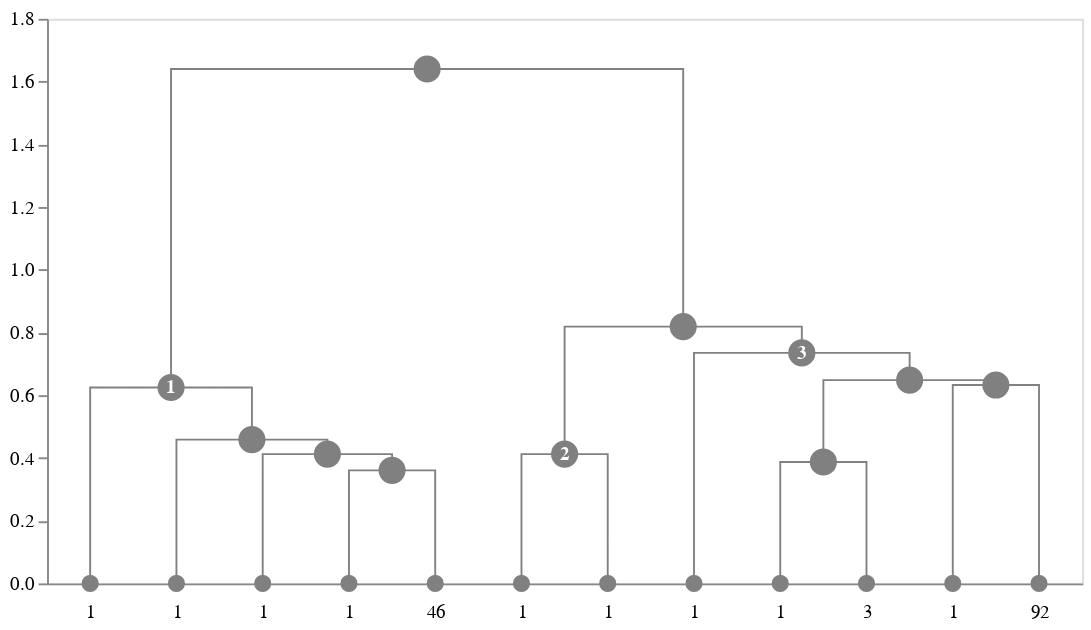

The notebook cell saved with this chart:
### Markdown cell above
### Monochrome dendrograms

Note that nodes are still colored using the default `link_color_func` parameter, so if you want to have a completely single-colored dendrogram version, you need to change that, too.

### Code cell
@dataclass
class MonochromeNode(ClusterNode):
    labelcolor: str = 'white'
    edgecolor: str = 'grey'
    fillcolor: str = 'grey'

idd = idendrogram.idendrogram(node_factory=lambda x:  MonochromeNode(**x))
idd.set_cluster_info(cl_data)

# make nodes black-ish otherwise
grey_painter = lambda _, __: "grey"

#create a dendrogram object
dendrogram = idd.create_dendrogram(link_color_func=grey_painter)
to_altair(dendrogram=dendrogram, height=200, width=629)

### Figure 1 — Vega-Lite specification as saved in the notebook (floating-point values rounded to 4 significant figures)
{"layer": [{"data": {"name": "data-c36887fbc29cf1768abae6b7222cd55f"}, "mark": "line", "encoding": {"color": {"field": "fillcolor", "legend": null, "scale": null, "type": "nominal"}, "detail": {"field": "index", "type": "quantitative"}, "order": {"field": "_order_helper", "type": "quantitative"}, "strokeDash": {"field": "strokedash", "legend": null, "scale": null, "type": "nominal"}, "strokeOpacity": {"field": "strokeopacity", "legend": null, "scale": null, "type": "quantitative"}, "strokeWidth": {"field": "strokewidth", "legend": null, "scale": null, "type": "quantitative"}, "x": {"axis": {"grid": false, "labelAngle": 0, "labelExpr": "datum.value == 5.0 ? '1' : datum.value == 15.0 ? '1' : datum.value == 25.0 ? '1' : datum.value == 35.0 ? '1' : datum.value == 45.0 ? '46' : datum.value == 55.0 ? '1' : datum.value == 65.0 ? '1' : datum.value == 75.0 ? '1' : datum.value == 85.0 ? '1' : datum.value == 95.0 ? '3' : datum.value == 105.0 ? '1' : datum.value == 115.0 ? '92' : ''", "labelPadding": 10, "orient": "bottom", "ticks": false, "values": [5.0, 15.0, 25.0, 35.0, 45.0, 55.0, 65.0, 75.0, 85.0, 95.0, 105.0, 115.0]}, "field": "x", "title": null, "type": "quantitative"}, "y": {"axis": {"grid": false}, "field": "y", "scale": {"reverse": false, "type": "linear"}, "title": null, "type": "quantitative"}}}, {"layer": [{"layer": [{"mark": "point", "encoding": {"fill": {"field": "fillcolor", "scale": null, "type": "nominal"}, "opacity": {"field": "opacity", "scale": null, "type": "quantitative"}, "size": {"field": "size", "scale": null, "type": "quantitative"}, "stroke": {"field": "edgecolor", "scale": null, "type": "nominal"}, "tooltip": {"field": "hovertext", "type": "nominal"}, "x": {"axis": {"grid": false, "labelAngle": 0, "labelExpr": "datum.value == 5.0 ? '1' : datum.value == 15.0 ? '1' : datum.value == 25.0 ? '1' : datum.value == 35.0 ? '1' : datum.value == 45.0 ? '46' : datum.value == 55.0 ? '1' : datum.value == 65.0 ? '1' : datum.value == 75.0 ? '1' : datum.value == 85.0 ? '1' : datum.value == 95.0 ? '3' : datum.value == 105.0 ? '1' : datum.value == 115.0 ? '92' : ''", "labelPadding": 10, "orient": "bottom", "ticks": false, "values": [5.0, 15.0, 25.0, 35.0, 45.0, 55.0, 65.0, 75.0, 85.0, 95.0, 105.0, 115.0]}, "field": "x", "title": null, "type": "quantitative"}, "y": {"axis": {"grid": false}, "field": "y", "scale": {"reverse": false, "type": "linear"}, "title": null, "type": "quantitative"}}}, {"mark": {"type": "text", "fontWeight": "bold"}, "encoding": {"color": {"field": "labelcolor", "scale": null, "type": "nominal"}, "size": {"field": "labelsize", "scale": null, "type": "quantitative"}, "text": {"field": "label", "type": "nominal"}, "tooltip": {"field": "hovertext", "type": "nominal"}, "x": {"axis": {"grid": false, "labelAngle": 0, "labelExpr": "datum.value == 5.0 ? '1' : datum.value == 15.0 ? '1' : datum.value == 25.0 ? '1' : datum.value == 35.0 ? '1' : datum.value == 45.0 ? '46' : datum.value == 55.0 ? '1' : datum.value == 65.0 ? '1' : datum.value == 75.0 ? '1' : datum.value == 85.0 ? '1' : datum.value == 95.0 ? '3' : datum.value == 105.0 ? '1' : datum.value == 115.0 ? '92' : ''", "labelPadding": 10, "orient": "bottom", "ticks": false, "values": [5.0, 15.0, 25.0, 35.0, 45.0, 55.0, 65.0, 75.0, 85.0, 95.0, 105.0, 115.0]}, "field": "x", "title": null, "type": "quantitative"}, "y": {"axis": {"grid": false}, "field": "y", "scale": {"reverse": false, "type": "linear"}, "title": null, "type": "quantitative"}}}]}], "data": {"name": "data-59002f5a5b93c0ab407ccc94240a90ca"}}], "height": 300, "width": 550, "$schema": "https://vega.github.io/schema/vega-lite/v4.17.0.json", "datasets": {"data-c36887fbc29cf1768abae6b7222cd55f": [{"index": 0, "x": 35.0, "y": 0.0, "fillcolor": "grey", "id": 269, "children_id": [15, 263], "cluster_id": null, "strokewidth": 1.0, "strokedash": [1, 0], "strokeopacity": 1.0, "_order_helper": 0}, {"index": 0, "x": 35.0, "y": 0.3606, "fillcolor": "grey", "id": 269, "children_id": [15, 263], "cluster_id": null, "strokewidth": 1.0, "strokedash": [1, 0], "strokeopacity": 1.0, "_order_helper": 1}, {"index": 0, "x": 45.0, "y": 0.3606, "fillcolor": "grey", "id": 269, "children_id": [15, 263], "cluster_id": null, "strokewidth": 1.0, "strokedash": [1, 0], "strokeopacity": 1.0, "_order_helper": 2}, {"index": 0, "x": 45.0, "y": 0.0, "fillcolor": "grey", "id": 269, "children_id": [15, 263], "cluster_id": null, "strokewidth": 1.0, "strokedash": [1, 0], "strokeopacity": 1.0, "_order_helper": 3}, {"index": 1, "x": 25.0, "y": 0.0, "fillcolor": "grey", "id": 278, "children_id": [14, 269], "cluster_id": null, "strokewidth": 1.0, "strokedash": [1, 0], "strokeopacity": 1.0, "_order_helper": 0}, {"index": 1, "x": 25.0, "y": 0.4123, "fillcolor": "grey", "id": 278, "children_id": [14, 269], "cluster_id": null, "strokewidth": 1.0, "strokedash": [1, 0], "strokeopacity": 1.0, "_order_helper": 1}, {"index": 1, "x": 40.0, "y": 0.4123, "fillcolor": "grey", "id": 278, "children_id": [14, 269], "cluster_id": null, "strokewidth": 1.0, "strokedash": [1, 0], "strokeopacity": 1.0, "_order_helper": 2}, {"index": 1, "x": 40.0, "y": 0.3606, "fillcolor": "grey", "id": 278, "children_id": [14, 269], "cluster_id": null, "strokewidth": 1.0, "strokedash": [1, 0], "strokeopacity": 1.0, "_order_helper": 3}, {"index": 2, "x": 15.0, "y": 0.0, "fillcolor": "grey", "id": 285, "children_id": [22, 278], "cluster_id": null, "strokewidth": 1.0, "strokedash": [1, 0], "strokeopacity": 1.0, "_order_helper": 0}, {"index": 2, "x": 15.0, "y": 0.4583, "fillcolor": "grey", "id": 285, "children_id": [22, 278], "cluster_id": null, "strokewidth": 1.0, "strokedash": [1, 0], "strokeopacity": 1.0, "_order_helper": 1}, {"index": 2, "x": 32.5, "y": 0.4583, "fillcolor": "grey", "id": 285, "children_id": [22, 278], "cluster_id": null, "strokewidth": 1.0, "strokedash": [1, 0], "strokeopacity": 1.0, "_order_helper": 2}, {"index": 2, "x": 32.5, "y": 0.4123, "fillcolor": "grey", "id": 285, "children_id": [22, 278], "cluster_id": null, "strokewidth": 1.0, "strokedash": [1, 0], "strokeopacity": 1.0, "_order_helper": 3}, {"index": 3, "x": 5.0, "y": 0.0, "fillcolor": "grey", "id": 293, "children_id": [41, 285], "cluster_id": 1.0, "strokewidth": 1.0, "strokedash": [1, 0], "strokeopacity": 1.0, "_order_helper": 0}, {"index": 3, "x": 5.0, "y": 0.6245, "fillcolor": "grey", "id": 293, "children_id": [41, 285], "cluster_id": 1.0, "strokewidth": 1.0, "strokedash": [1, 0], "strokeopacity": 1.0, "_order_helper": 1}, {"index": 3, "x": 23.75, "y": 0.6245, "fillcolor": "grey", "id": 293, "children_id": [41, 285], "cluster_id": 1.0, "strokewidth": 1.0, "strokedash": [1, 0], "strokeopacity": 1.0, "_order_helper": 2}, {"index": 3, "x": 23.75, "y": 0.4583, "fillcolor": "grey", "id": 293, "children_id": [41, 285], "cluster_id": 1.0, "strokewidth": 1.0, "strokedash": [1, 0], "strokeopacity": 1.0, "_order_helper": 3}, {"index": 4, "x": 55.0, "y": 0.0, "fillcolor": "grey", "id": 279, "children_id": [117, 131], "cluster_id": 2.0, "strokewidth": 1.0, "strokedash": [1, 0], "strokeopacity": 1.0, "_order_helper": 0}, {"index": 4, "x": 55.0, "y": 0.4123, "fillcolor": "grey", "id": 279, "children_id": [117, 131], "cluster_id": 2.0, "strokewidth": 1.0, "strokedash": [1, 0], "strokeopacity": 1.0, "_order_helper": 1}, {"index": 4, "x": 65.0, "y": 0.4123, "fillcolor": "grey", "id": 279, "children_id": [117, 131], "cluster_id": 2.0, "strokewidth": 1.0, "strokedash": [1, 0], "strokeopacity": 1.0, "_order_helper": 2}, {"index": 4, "x": 65.0, "y": 0.0, "fillcolor": "grey", "id": 279, "children_id": [117, 131], "cluster_id": 2.0, "strokewidth": 1.0, "strokedash": [1, 0], "strokeopacity": 1.0, "_order_helper": 3}, {"index": 5, "x": 85.0, "y": 0.0, "fillcolor": "grey", "id": 273, "children_id": [98, 265], "cluster_id": null, "strokewidth": 1.0, "strokedash": [1, 0], "strokeopacity": 1.0, "_order_helper": 0}, {"index": 5, "x": 85.0, "y": 0.3873, "fillcolor": "grey", "id": 273, "children_id": [98, 265], "cluster_id": null, "strokewidth": 1.0, "strokedash": [1, 0], "strokeopacity": 1.0, "_order_helper": 1}, {"index": 5, "x": 95.0, "y": 0.3873, "fillcolor": "grey", "id": 273, "children_id": [98, 265], "cluster_id": null, "strokewidth": 1.0, "strokedash": [1, 0], "strokeopacity": 1.0, "_order_helper": 2}, {"index": 5, "x": 95.0, "y": 0.0, "fillcolor": "grey", "id": 273, "children_id": [98, 265], "cluster_id": null, "strokewidth": 1.0, "strokedash": [1, 0], "strokeopacity": 1.0, "_order_helper": 3}, {"index": 6, "x": 105.0, "y": 0.0, "fillcolor": "grey", "id": 294, "children_id": [109, 292], "cluster_id": null, "strokewidth": 1.0, "strokedash": [1, 0], "strokeopacity": 1.0, "_order_helper": 0}, {"index": 6, "x": 105.0, "y": 0.6325, "fillcolor": "grey", "id": 294, "children_id": [109, 292], "cluster_id": null, "strokewidth": 1.0, "strokedash": [1, 0], "strokeopacity": 1.0, "_order_helper": 1}, {"index": 6, "x": 115.0, "y": 0.6325, "fillcolor": "grey", "id": 294, "children_id": [109, 292], "cluster_id": null, "strokewidth": 1.0, "strokedash": [1, 0], "strokeopacity": 1.0, "_order_helper": 2}, {"index": 6, "x": 115.0, "y": 0.0, "fillcolor": "grey", "id": 294, "children_id": [109, 292], "cluster_id": null, "strokewidth": 1.0, "strokedash": [1, 0], "strokeopacity": 1.0, "_order_helper": 3}, {"index": 7, "x": 90.0, "y": 0.3873, "fillcolor": "grey", "id": 295, "children_id": [273, 294], "cluster_id": null, "strokewidth": 1.0, "strokedash": [1, 0], "strokeopacity": 1.0, "_order_helper": 0}, {"index": 7, "x": 90.0, "y": 0.6481, "fillcolor": "grey", "id": 295, "children_id": [273, 294], "cluster_id": null, "strokewidth": 1.0, "strokedash": [1, 0], "strokeopacity": 1.0, "_order_helper": 1}, {"index": 7, "x": 110.0, "y": 0.6481, "fillcolor": "grey", "id": 295, "children_id": [273, 294], "cluster_id": null, "strokewidth": 1.0, "strokedash": [1, 0], "strokeopacity": 1.0, "_order_helper": 2}, {"index": 7, "x": 110.0, "y": 0.6325, "fillcolor": "grey", "id": 295, "children_id": [273, 294], "cluster_id": null, "strokewidth": 1.0, "strokedash": [1, 0], "strokeopacity": 1.0, "_order_helper": 3}, {"index": 8, "x": 75.0, "y": 0.0, "fillcolor": "grey", "id": 296, "children_id": [106, 295], "cluster_id": 3.0, "strokewidth": 1.0, "strokedash": [1, 0], "strokeopacity": 1.0, "_order_helper": 0}, {"index": 8, "x": 75.0, "y": 0.7348, "fillcolor": "grey", "id": 296, "children_id": [106, 295], "cluster_id": 3.0, "strokewidth": 1.0, "strokedash": [1, 0], "strokeopacity": 1.0, "_order_helper": 1}, {"index": 8, "x": 100.0, "y": 0.7348, "fillcolor": "grey", "id": 296, "children_id": [106, 295], "cluster_id": 3.0, "strokewidth": 1.0, "strokedash": [1, 0], "strokeopacity": 1.0, "_order_helper": 2}, {"index": 8, "x": 100.0, "y": 0.6481, "fillcolor": "grey", "id": 296, "children_id": [106, 295], "cluster_id": 3.0, "strokewidth": 1.0, "strokedash": [1, 0], "strokeopacity": 1.0, "_order_helper": 3}, {"index": 9, "x": 60.0, "y": 0.4123, "fillcolor": "grey", "id": 297, "children_id": [279, 296], "cluster_id": null, "strokewidth": 1.0, "strokedash": [1, 0], "strokeopacity": 1.0, "_order_helper": 0}, {"index": 9, "x": 60.0, "y": 0.8185, "fillcolor": "grey", "id": 297, "children_id": [279, 296], "cluster_id": null, "strokewidth": 1.0, "strokedash": [1, 0], "strokeopacity": 1.0, "_order_helper": 1}, {"index": 9, "x": 87.5, "y": 0.8185, "fillcolor": "grey", "id": 297, "children_id": [279, 296], "cluster_id": null, "strokewidth": 1.0, "strokedash": [1, 0], "strokeopacity": 1.0, "_order_helper": 2}, {"index": 9, "x": 87.5, "y": 0.7348, "fillcolor": "grey", "id": 297, "children_id": [279, 296], "cluster_id": null, "strokewidth": 1.0, "strokedash": [1, 0], "strokeopacity": 1.0, "_order_helper": 3}, {"index": 10, "x": 14.38, "y": 0.6245, "fillcolor": "grey", "id": 298, "children_id": [293, 297], "cluster_id": null, "strokewidth": 1.0, "strokedash": [1, 0], "strokeopacity": 1.0, "_order_helper": 0}, {"index": 10, "x": 14.38, "y": 1.64, "fillcolor": "grey", "id": 298, "children_id": [293, 297], "cluster_id": null, "strokewidth": 1.0, "strokedash": [1, 0], "strokeopacity": 1.0, "_order_helper": 1}, {"index": 10, "x": 73.75, "y": 1.64, "fillcolor": "grey", "id": 298, "children_id": [293, 297], "cluster_id": null, "strokewidth": 1.0, "strokedash": [1, 0], "strokeopacity": 1.0, "_order_helper": 2}, {"index": 10, "x": 73.75, "y": 0.8185, "fillcolor": "grey", "id": 298, "children_id": [293, 297], "cluster_id": null, "strokewidth": 1.0, "strokedash": [1, 0], "strokeopacity": 1.0, "_order_helper": 3}], "data-59002f5a5b93c0ab407ccc94240a90ca": [{"x": 5.0, "y": 0.0, "type": "leaf", "id": 41, "cluster_id": null, "edgecolor": "grey", "label": "", "hovertext": {"# of items": "1", "linkage id": 41}, "fillcolor": "grey", "radius": 4.0, "opacity": 1.0, "labelsize": 10.0, "labelcolor": "white", "_default_leaf_radius": 4.0, "_default_leaf_radius_if_cluster": 7.0, "size": 50.27}, {"x": 15.0, "y": 0.0, "type": "leaf", "id": 22, "cluster_id": null, "edgecolor": "grey", "label": "", "hovertext": {"# of items": "1", "linkage id": 22}, "fillcolor": "grey", "radius": 4.0, "opacity": 1.0, "labelsize": 10.0, "labelcolor": "white", "_default_leaf_radius": 4.0, "_default_leaf_radius_if_cluster": 7.0, "size": 50.27}, {"x": 25.0, "y": 0.0, "type": "leaf", "id": 14, "cluster_id": null, "edgecolor": "grey", "label": "", "hovertext": {"# of items": "1", "linkage id": 14}, "fillcolor": "grey", "radius": 4.0, "opacity": 1.0, "labelsize": 10.0, "labelcolor": "white", "_default_leaf_radius": 4.0, "_default_leaf_radius_if_cluster": 7.0, "size": 50.27}, {"x": 35.0, "y": 0.0, "type": "leaf", "id": 15, "cluster_id": null, "edgecolor": "grey", "label": "", "hovertext": {"# of items": "1", "linkage id": 15}, "fillcolor": "grey", "radius": 4.0, "opacity": 1.0, "labelsize": 10.0, "labelcolor": "white", "_default_leaf_radius": 4.0, "_default_leaf_radius_if_cluster": 7.0, "size": 50.27}, {"x": 45.0, "y": 0.0, "type": "leaf", "id": 263, "cluster_id": null, "edgecolor": "grey", "label": "", "hovertext": {"# of items": "46", "linkage id": 263}, "fillcolor": "grey", "radius": 4.0, "opacity": 1.0, "labelsize": 10.0, "labelcolor": "white", "_default_leaf_radius": 4.0, "_default_leaf_radius_if_cluster": 7.0, "size": 50.27}, {"x": 55.0, "y": 0.0, "type": "leaf", "id": 117, "cluster_id": null, "edgecolor": "grey", "label": "", "hovertext": {"# of items": "1", "linkage id": 117}, "fillcolor": "grey", "radius": 4.0, "opacity": 1.0, "labelsize": 10.0, "labelcolor": "white", "_default_leaf_radius": 4.0, "_default_leaf_radius_if_cluster": 7.0, "size": 50.27}, {"x": 65.0, "y": 0.0, "type": "leaf", "id": 131, "cluster_id": null, "edgecolor": "grey", "label": "", "hovertext": {"# of items": "1", "linkage id": 131}, "fillcolor": "grey", "radius": 4.0, "opacity": 1.0, "labelsize": 10.0, "labelcolor": "white", "_default_leaf_radius": 4.0, "_default_leaf_radius_if_cluster": 7.0, "size": 50.27}, {"x": 75.0, "y": 0.0, "type": "leaf", "id": 106, "cluster_id": null, "edgecolor": "grey", "label": "", "hovertext": {"# of items": "1", "linkage id": 106}, "fillcolor": "grey", "radius": 4.0, "opacity": 1.0, "labelsize": 10.0, "labelcolor": "white", "_default_leaf_radius": 4.0, "_default_leaf_radius_if_cluster": 7.0, "size": 50.27}, {"x": 85.0, "y": 0.0, "type": "leaf", "id": 98, "cluster_id": null, "edgecolor": "grey", "label": "", "hovertext": {"# of items": "1", "linkage id": 98}, "fillcolor": "grey", "radius": 4.0, "opacity": 1.0, "labelsize": 10.0, "labelcolor": "white", "_default_leaf_radius": 4.0, "_default_leaf_radius_if_cluster": 7.0, "size": 50.27}, {"x": 95.0, "y": 0.0, "type": "leaf", "id": 265, "cluster_id": null, "edgecolor": "grey", "label": "", "hovertext": {"# of items": "3", "linkage id": 265}, "fillcolor": "grey", "radius": 4.0, "opacity": 1.0, "labelsize": 10.0, "labelcolor": "white", "_default_leaf_radius": 4.0, "_default_leaf_radius_if_cluster": 7.0, "size": 50.27}, {"x": 105.0, "y": 0.0, "type": "leaf", "id": 109, "cluster_id": null, "edgecolor": "grey", "label": "", "hovertext": {"# of items": "1", "linkage id": 109}, "fillcolor": "grey", "radius": 4.0, "opacity": 1.0, "labelsize": 10.0, "labelcolor": "white", "_default_leaf_radius": 4.0, "_default_leaf_radius_if_cluster": 7.0, "size": 50.27}, {"x": 115.0, "y": 0.0, "type": "leaf", "id": 292, "cluster_id": null, "edgecolor": "grey", "label": "", "hovertext": {"# of items": "92", "linkage id": 292}, "fillcolor": "grey", "radius": 4.0, "opacity": 1.0, "labelsize": 10.0, "labelcolor": "white", "_default_leaf_radius": 4.0, "_default_leaf_radius_if_cluster": 7.0, "size": 50.27}, {"x": 40.0, "y": 0.3606, "type": "subcluster", "id": 269, "cluster_id": null, "edgecolor": "grey", "label": "", "hovertext": {"# of items": "47", "linkage id": 269}, "fillcolor": "grey", "radius": 7.0, "opacity": 1.0, "labelsize": 10.0, "labelcolor": "white", "_default_leaf_radius": 4.0, "_default_leaf_radius_if_cluster": 7.0, "size": 153.9}, {"x": 32.5, "y": 0.4123, "type": "subcluster", "id": 278, "cluster_id": null, "edgecolor": "grey", "label": "", "hovertext": {"# of items": "48", "linkage id": 278}, "fillcolor": "grey", "radius": 7.0, "opacity": 1.0, "labelsize": 10.0, "labelcolor": "white", "_default_leaf_radius": 4.0, "_default_leaf_radius_if_cluster": 7.0, "size": 153.9}, {"x": 23.75, "y": 0.4583, "type": "subcluster", "id": 285, "cluster_id": null, "edgecolor": "grey", "label": "", "hovertext": {"# of items": "49", "linkage id": 285}, "fillcolor": "grey", "radius": 7.0, "opacity": 1.0, "labelsize": 10.0, "labelcolor": "white", "_default_leaf_radius": 4.0, "_default_leaf_radius_if_cluster": 7.0, "size": 153.9}, {"x": 14.38, "y": 0.6245, "type": "cluster", "id": 293, "cluster_id": 1.0, "edgecolor": "grey", "label": "1", "hovertext": {"# of items": "50", "linkage id": 293}, "fillcolor": "grey", "radius": 7.0, "opacity": 1.0, "labelsize": 10.0, "labelcolor": "white", "_default_leaf_radius": 4.0, "_default_leaf_radius_if_cluster": 7.0, "size": 153.9}, {"x": 60.0, "y": 0.4123, "type": "cluster", "id": 279, "cluster_id": 2.0, "edgecolor": "grey", "label": "2", "hovertext": {"# of items": "2", "linkage id": 279}, "fillcolor": "grey", "radius": 7.0, "opacity": 1.0, "labelsize": 10.0, "labelcolor": "white", "_default_leaf_radius": 4.0, "_default_leaf_radius_if_cluster": 7.0, "size": 153.9}, {"x": 90.0, "y": 0.3873, "type": "subcluster", "id": 273, "cluster_id": null, "edgecolor": "grey", "label": "", "hovertext": {"# of items": "4", "linkage id": 273}, "fillcolor": "grey", "radius": 7.0, "opacity": 1.0, "labelsize": 10.0, "labelcolor": "white", "_default_leaf_radius": 4.0, "_default_leaf_radius_if_cluster": 7.0, "size": 153.9}, {"x": 110.0, "y": 0.6325, "type": "subcluster", "id": 294, "cluster_id": null, "edgecolor": "grey", "label": "", "hovertext": {"# of items": "93", "linkage id": 294}, "fillcolor": "grey", "radius": 7.0, "opacity": 1.0, "labelsize": 10.0, "labelcolor": "white", "_default_leaf_radius": 4.0, "_default_leaf_radius_if_cluster": 7.0, "size": 153.9}, {"x": 100.0, "y": 0.6481, "type": "subcluster", "id": 295, "cluster_id": null, "edgecolor": "grey", "label": "", "hovertext": {"# of items": "97", "linkage id": 295}, "fillcolor": "grey", "radius": 7.0, "opacity": 1.0, "labelsize": 10.0, "labelcolor": "white", "_default_leaf_radius": 4.0, "_default_leaf_radius_if_cluster": 7.0, "size": 153.9}, {"x": 87.5, "y": 0.7348, "type": "cluster", "id": 296, "cluster_id": 3.0, "edgecolor": "grey", "label": "3", "hovertext": {"# of items": "98", "linkage id": 296}, "fillcolor": "grey", "radius": 7.0, "opacity": 1.0, "labelsize": 10.0, "labelcolor": "white", "_default_leaf_radius": 4.0, "_default_leaf_radius_if_cluster": 7.0, "size": 153.9}, {"x": 73.75, "y": 0.8185, "type": "supercluster", "id": 297, "cluster_id": null, "edgecolor": "grey", "label": "", "hovertext": {"# of items": "100", "linkage id": 297}, "fillcolor": "grey", "radius": 7.0, "opacity": 1.0, "labelsize": 10.0, "labelcolor": "white", "_default_leaf_radius": 4.0, "_default_leaf_radius_if_cluster": 7.0, "size": 153.9}, {"x": 44.06, "y": 1.64, "type": "supercluster", "id": 298, "cluster_id": null, "edgecolor": "grey", "label": "", "hovertext": {"# of items": "150", "linkage id": 298}, "fillcolor": "grey", "radius": 7.0, "opacity": 1.0, "labelsize": 10.0, "labelcolor": "white", "_default_leaf_radius": 4.0, "_default_leaf_radius_if_cluster": 7.0, "size": 153.9}]}}
